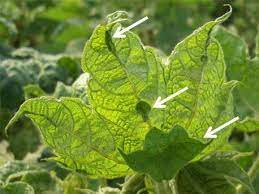
#> input picture HOG/test2.jpg, 259 x 194 px, given in place of lena_gray_256.tif, which was not available
$ jupyter execute --allow-errors 'End two End of OpenCV.ipynb'   (text cells are left out)
#> lines starting #> are read from the running program, lines starting #| are printed output that depends on the picture; after the words box and inside, x2 and y2 are one past the last pixel; in counts of white or black regions, pixels touching at a corner belong together; pictures that were not available may be replaced by others from this repository, and a replacement may not be noted
[cell 1]
import numpy as np
import cv2
import matplotlib.pyplot as plt

[cell 2]
gray_scale = cv2.imread('./../images/lena_gray_256.tif' , 0)   # 0 : refers to load an image in  grayscale manner
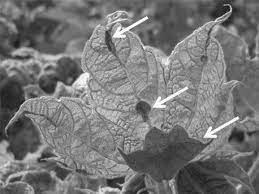
#> gray_scale: shape (194, 259); min 6, max 255, mean 117.8
print(gray_scale.shape)
#| (194, 259)

[cell 3]
print(gray_scale.ndim)
#| 2

[cell 4]
print(gray_scale)
#> (printed output is left out)

[cell 5]
# What is pixel ?

# pixel value means used to represent the color

[cell 6]
cv2.imshow('class_1' , gray_scale)
cv2.waitKey() # after showing the image for wating: click any button from keyboard :
cv2.destroyAllWindows()

[cell 7]
print(gray_scale.dtype)
#| uint8

[cell 8]
# why only pixel range is from 0 to 255:

# 2 * * 8 = 256   , index : 0 to 255

[cell 9]
import matplotlib.pyplot as plt

[cell 10]
values = np.arange(0,256)
values = values.reshape(1 , -1)
values = np.repeat(values , 100 , axis=0)
plt.imshow(values , cmap = 'gray')
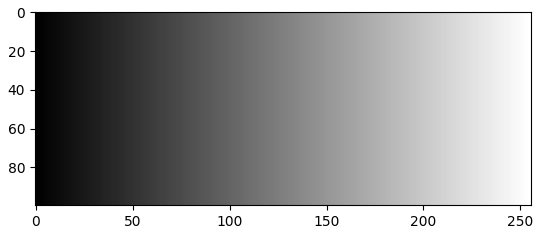
#> figure drawn by matplotlib, 1 panel

[cell 11]
# how the visualization for these values:


a = [10 , 1 , 9 , 3 , 5 , -1]
a = np.array([a])
values = np.repeat(a , 1 , axis=0)
plt.imshow(values , cmap='gray') #when ur showing the image : if its gray scale matplotlib takes as a heatmap
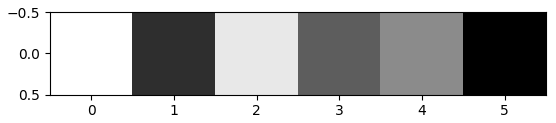
#> figure drawn by matplotlib, 1 panel

[cell 12]
# how to read color image :

color_image = cv2.imread('./../images/lena_color_256.tif' , 1) # color image
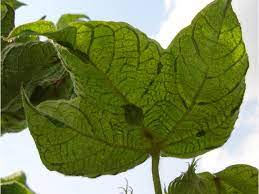
#> input picture HOG/test3.jpg, 259 x 194 px, given in place of lena_color_256.tif, which was not available
#> color_image is the input picture: shape (194, 259, 3); mean B, G, R 80, 133.3, 120.9
cv2.imshow('class_1' , color_image)
cv2.waitKey() # after showing the image for wating: click any button from keyboard :
cv2.destroyAllWindows()

[cell 13]
color_image.shape
#> Out = (194, 259, 3)

[cell 14]
# OpenCV loads in BGR format: shows in BGR format:

[cell 15]
color_image_mat = plt.imread('./../images/lena_color_256.tif')  # plt :  reads the image in RGB
plt.imshow(color_image_mat)

[cell 16]
# matpllotlib vs opencv

color_image_mat = plt.imread('./../images/lena_color_256.tif')  # RGB

cv2.imshow('class_1' , color_image_mat)
cv2.waitKey() # after showing the image for wating: click any button from keyboard :
cv2.destroyAllWindows()

[cell 17]
color_image = cv2.imread('./../images/lena_color_256.tif' , 1) # color image
plt.imshow(color_image)

[cell 18]
color_image = cv2.imread('./../images/lena_color_256.tif' , 1) # color image
plt.imshow(color_image[: , : , ::-1])

[cell 19]
color_image[: , : , 0]

[cell 20]
# Individual channels: are gray_scale channels:

color_image = cv2.imread('./../images/lena_color_256.tif' , 1)

cv2.imshow('B' , color_image[: , : , 0])
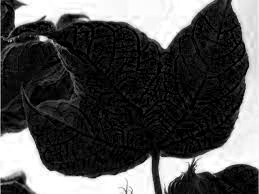
#> window 'B': shape (194, 259); min 0, max 255, mean 80
cv2.imshow('G' , color_image[: , : , 1])
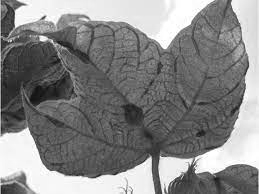
#> window 'G': shape (194, 259); min 12, max 255, mean 133.3
cv2.imshow('R' , color_image[: , : , 2])

cv2.imshow('RGB_com' , color_image)

cv2.waitKey()
cv2.destroyAllWindows()

[cell 21]
# Geometric stuff:

# rectangle
# line
# circle
# arrowedLine

[cell 22]
color_image = cv2.imread('./../images/tulips.jpg' , 1)
cv2.rectangle(color_image , (100 , 500)  , (500 , 600) , (0 , 255 , 0) , 3)
plt.imshow(color_image[: , : , ::-1])

[cell 23]
# puttext on the image:

image = cv2.imread('./../images/mandril_color.tif' ,1)

text = 'computer vision with kamal'
font = cv2.FONT_HERSHEY_COMPLEX

cv2.putText(image , text , (50 , 100) , font , .8 , (255 , 255,0) , 2)


#> (the rest of this cell did not finish here and is left out)

[cell 24]
color_image = cv2.imread('./../images/pedestrains.jpg' , 1)
# detecting person
cv2.rectangle(color_image , (320 , 350)  , (490 , 110) , (0 , 255 , 0) , 3)
text = 'Person'
font = cv2.FONT_HERSHEY_COMPLEX
cv2.putText(color_image , text , (320 , 100) , font , .8 , (255 ,0 ,0) , 2)

# Truck

cv2.rectangle(color_image , (160 , 50)  , (370 , 250) , (255 , 255 , 0) , 3)
text1 = 'Truck'
font = cv2.FONT_HERSHEY_COMPLEX
cv2.putText(color_image , text1 , (160 , 40) , font , .8 , (255 ,0 ,255) , 2)

# Line
cv2.line(color_image , (270  ,150) , (400 , 220) , (0,0,255) , 3)

# arrowed Line:
cv2.arrowedLine(color_image , (290 , 260) , (70 , 370),(255,0,0) , 3 , tipLength = .2)

# circle:

cv2.circle(color_image , (120 , 170) , 100 , (0,255,0) , 3)
text2 = 'car'
font = cv2.FONT_HERSHEY_COMPLEX
cv2.putText(color_image , text2 , (90 , 60) , font , .8 , (0 ,0 ,255) , 1)

# show the image
#> (the rest of this cell did not finish here and is left out)

[cell 25]
import datetime
datetime.datetime.now()

[cell 26]
# videos:

video = cv2.VideoCapture('./../images/test_video.mp4')  # 0-webcam
# print(video.read())  # 2 outcomes : True or Flase , Pixels

while True:
    res , frame = video.read()
#> frame is the input picture: shape (194, 259, 3); mean B, G, R 49, 135.3, 109.6
    if res == True:

        cv2.imshow('win' , frame)
        if cv2.waitKey(20) & 0xFF == ord('q'):
#> (key q is pressed here)
            break
    else:
        break

video.release()
cv2.destroyAllWindows()

[cell 27]
# live time recording

# videos:
import datetime

video = cv2.VideoCapture('./../images/test_video.mp4')  # 0-webcam
# print(video.read())  # 2 outcomes : True or Flase , Pixels

while True:
    res , frame = video.read()
    if res == True:
        text = str(datetime.datetime.now())
        font = cv2.FONT_HERSHEY_COMPLEX
        cv2.putText(frame , text , (100 , 50) , font , 1 , (0,0,255) , 1)
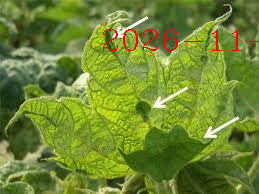
#> frame: shape (194, 259, 3); 0.94% of pixels changed, all inside (x1, y1, x2, y2) = (103, 29, 259, 51)
        cv2.imshow('win' , frame)
        if cv2.waitKey(20) & 0xFF == ord('q'):
#> (key q is pressed here)
            break
    else:
        break

video.release()
cv2.destroyAllWindows()

[cell 28]
# saving an Image and video :

# saving an image:


color_image = cv2.imread('./../images/pedestrains.jpg' , 1)
plt.subplot(1,2,1)
#> (the rest of this cell did not finish here and is left out)

[cell 29]
color_image = cv2.imread('./../images/pedestrains.jpg' , 1)
#> (the rest of this cell did not finish here and is left out)

[cell 30]
# live time recording
# saving video and saving each frame:
# videos:

# more about get method : https://stackoverflow.com/questions/39953263/get-video-dimension-in-python-opencv


import datetime

video = cv2.VideoCapture('./../images/test_video.mp4')  # 0-webcam
# print(video.read())  # 2 outcomes : True or Flase , Pixels

print(video.get(3))  # width
print(video.get(4))  # height

count = 0
while True:
    res , frame = video.read()
    if res == True:
        text = str(datetime.datetime.now())
        font = cv2.FONT_HERSHEY_COMPLEX
        cv2.putText(frame , text , (100 , 50) , font , 1 , (0,0,255) , 1)
        cv2.imwrite('./../Frames/'+str(count)+'.png' , frame)
        cv2.imshow('win' , frame)
        count+=1
        if cv2.waitKey(20) & 0xFF == ord('q'):
#> (key q is pressed here)
            break
    else:
        break

video.release()
cv2.destroyAllWindows()

[cell 31]
import datetime

video = cv2.VideoCapture('./../images/test_video.mp4')  # 0-webcam
# print(video.read())  # 2 outcomes : True or Flase , Pixels

print(video.get(3))  # width
print(video.get(4))  # height

width = video.get(3)
height = video.get(4)


forcc = cv2.VideoWriter_fourcc(*'XVID')  # saving the video instead if individual frames:
output = cv2.VideoWriter('./../images/output.avi' , forcc , 20.0 , (int(width) , int(height)))

while True:
    res , frame = video.read()
    if res == True:
        text = str(datetime.datetime.now())
        font = cv2.FONT_HERSHEY_COMPLEX
        cv2.putText(frame , text , (100 , 50) , font , 1 , (0,0,255) , 1)
        output.write(frame)
        cv2.imshow('win' , frame)
        if cv2.waitKey(20) & 0xFF == ord('q'):
#> (key q is pressed here)
            break
    else:
        break

video.release()
cv2.destroyAllWindows()

#> (a cell that did not finish here is left out)

[cell 33]
dir(cv2)

[cell 34]
a = [i for i in dir(cv2) if 'EVENT' in i]
a

[cell 35]
color_image = cv2.imread('./../images/pedestrains.jpg' , 1)
cv2.imshow('image' , color_image)
cv2.waitKey()
cv2.destroyAllWindows()

[cell 36]
# Left Button operation with Mouse


def fun(event , x , y , a , b):
    if event == cv2.EVENT_LBUTTONDOWN:
        print(x , y)
        text = str(x) +' '+str(y)
        font = cv2.FONT_HERSHEY_COMPLEX
        cv2.putText(color_image , text , (x,y) , font,1,(0,0,255) , 3)
        cv2.imshow('image' , color_image)


color_image = cv2.imread('./../images/pedestrains.jpg' , 1)
cv2.imshow('image' , color_image)

cv2.setMouseCallback('image' , fun)
cv2.waitKey()
cv2.destroyAllWindows()

[cell 37]
def fun(event , x , y , a , b):
    if event == cv2.EVENT_LBUTTONDOWN:
        print(x , y)
        text = str(x) +' '+str(y)
        font = cv2.FONT_HERSHEY_COMPLEX
        cv2.putText(black , text , (x,y) , font,1,(0,0,255) , 3)
        cv2.imshow('black' , black)


color_image = cv2.imread('./../images/pedestrains.jpg' , 1)
black = np.zeros([408 , 612 , 3] , np.uint8)
cv2.imshow('image' , color_image)

cv2.setMouseCallback('image' , fun)
cv2.waitKey()
cv2.destroyAllWindows()

[cell 38]
color_image = cv2.imread('./../images/pedestrains.jpg' , 1)
plt.subplot(2,2,1)
#> (the rest of this cell did not finish here and is left out)

[cell 39]
def fun(event , x , y , a , b):
    if event == cv2.EVENT_RBUTTONDOWN:

        B = color_image[x , y , 0]
        G = color_image[x , y , 1]
        R = color_image[x , y , 2]

        text = str(B) +' '+str(G) + ' ' + str(R)
        font = cv2.FONT_HERSHEY_COMPLEX
        cv2.putText(color_image , text , (x,y) , font,1,(0,0,255) , 3)
        cv2.imshow('image' , color_image)


color_image = cv2.imread('./../images/pedestrains.jpg' , 1)
cv2.imshow('image' , color_image)

cv2.setMouseCallback('image' , fun)
cv2.waitKey()
cv2.destroyAllWindows()

[cell 40]
# right button:


def fun(event , x , y , a , b):
    if event == cv2.EVENT_RBUTTONDOWN:

        B = color_image[x , y , 0]
        G = color_image[x , y , 1]
        R = color_image[x , y , 2]

        text = str(B) +' '+str(G) + ' ' + str(R)
        font = cv2.FONT_HERSHEY_COMPLEX
        cv2.putText(black , text , (x,y) , font,1,(0,0,255) , 3)
        cv2.imshow('black' , black)


color_image = cv2.imread('./../images/pedestrains.jpg' , 1)
black = np.zeros([408 , 612 , 3] , np.uint8)
cv2.imshow('image' , color_image)

cv2.setMouseCallback('image' , fun)
cv2.waitKey()
cv2.destroyAllWindows()

[cell 41]
## ROI = Region of Interest :

color_image = cv2.imread('./../images/Denis_Mukwege.jpg' , 1)


#> (the rest of this cell did not finish here and is left out)

[cell 42]
# resize :

color_image = cv2.imread('./../images/Denis_Mukwege.jpg' , 1)
cv2.imshow('image' , color_image)
#> (the rest of this cell did not finish here and is left out)

[cell 43]
# adding two images:
# when ur adding two images , two images shape should be same:

image_1 = cv2.imread('./../images/lena_color_256.tif' , 1)
image_2 = cv2.imread('./../images/peppers_color.tif' , 1)
print(image_1.shape)
#| (194, 259, 3)
#> (the rest of this cell did not finish here and is left out)

[cell 44]
# add weightage


image_1 = cv2.imread('./../images/lena_color_256.tif' , 1)
image_2 = cv2.imread('./../images/peppers_color.tif' , 1)
print(image_1.shape)
#| (194, 259, 3)
#> (the rest of this cell did not finish here and is left out)

[cell 45]
# Bitwise operators :

# AND , OR , NOT , XOR :

image1 = np.zeros([512 , 512 , 3] , np.uint8)
image2 = np.zeros([512 , 512 , 3] , np.uint8)
cv2.rectangle(image1 , (256 , 0) , (512,512), (255,255,255),-1)
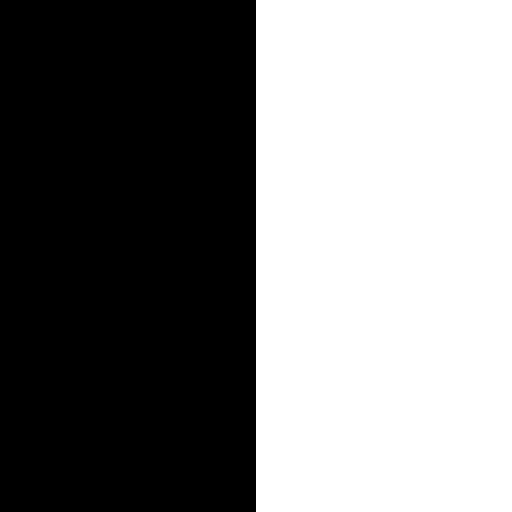
#> image1: shape (512, 512, 3); 50% white; 1 white region, box (x1, y1, x2, y2) and area: (256, 0, 512, 512) 131072
cv2.rectangle(image2 , (150 , 0) , (350,200), (255,255,255),-1)
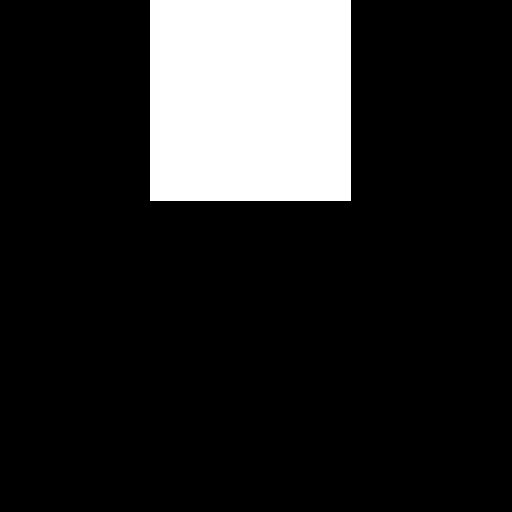
#> image2: shape (512, 512, 3); 15.4% white; 1 white region, box (x1, y1, x2, y2) and area: (150, 0, 351, 201) 40401

# Logical and
logical_and = cv2.bitwise_and(image1 , image2)

# logical or

logical_or = cv2.bitwise_or(image1 , image2)
#> logical_or: shape (512, 512, 3); 58.1% white; 1 black region, box (x1, y1, x2, y2) and area: (0, 0, 256, 512) 109766

# logical xor:

logical_xor = cv2.bitwise_xor(image1 , image2)
#> logical_xor: shape (512, 512, 3); 50.8% white; 1 black region, box (x1, y1, x2, y2) and area: (0, 0, 351, 512) 128861

logical_not = cv2.bitwise_not(image1)
#> logical_not: shape (512, 512, 3); 50% white; 1 white region, box (x1, y1, x2, y2) and area: (0, 0, 256, 512) 131072

cv2.imshow('image_1' , image1)
# [4 lines of commented-out code are left out]
cv2.imshow('not' , logical_not)

cv2.waitKey()
cv2.destroyAllWindows()

[cell 46]
# HSV [Hue Saturation Value:]

# because HSV means the output will be in human visualization manner:

image = cv2.imread('./../images/tulips.jpg')

hsv = cv2.cvtColor(image , cv2.COLOR_BGR2HSV)
#> hsv: shape (194, 259, 3); mean H, S, V 50, 155.7, 135.3

cv2.imwrite('./../images/hsv.png' , hsv)
cv2.imshow('BGR' , image)
cv2.imshow('HSV' , hsv)

cv2.waitKey()
cv2.destroyAllWindows()

[cell 47]
# selecting only red color using HSV

image = cv2.imread('./../images/tulips.jpg')
hsv = cv2.cvtColor(image , cv2.COLOR_BGR2HSV)

lower_limit = np.array([20, 100, 100])
upper_limit = np.array([30, 255, 255])

# ranges can be selected from some internet:

mask = cv2.inRange(hsv , lower_limit , upper_limit)
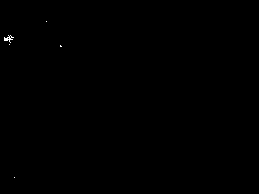
#> mask: shape (194, 259); 0.08% white in thin lines or dots, all inside (x1, y1, x2, y2) = (4, 21, 62, 178)

result = cv2.bitwise_and(image , image , mask = mask)

cv2.imshow('original' , image)

cv2.imshow('mask' , mask)
cv2.imshow('HSV' , hsv)

cv2.imshow('res' , result)
cv2.waitKey()
cv2.destroyAllWindows()
